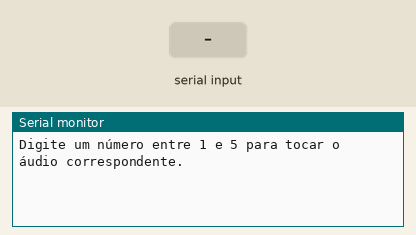
Simulated run of this sketch. Board: ESP32. Shown: the last lines printed to the serial monitor. The inputs (shaded band) are chosen by the test bench. Storage starts empty.

Above: at 1.2 s.
1.3 s: "90,45\n" received over Serial
At 3.0 s:
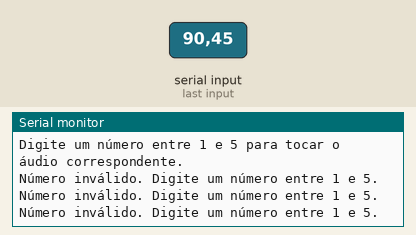
3.8 s: "5\n" received over Serial
At 4.6 s:
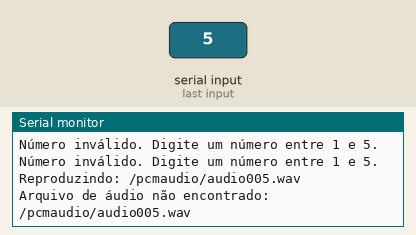

Measured:
- after the input at 1.3 s, the serial monitor: prints a new line at once (image 1)
- after the input at 3.8 s, the serial monitor: prints a new line at once (image 2)

The sketch:

esp32_SDAUDIO_Entdata.ino
```cpp
#include <SD.h>
#include <SPI.h>
#include <driver/dac.h> // Usar driver DAC padrão do ESP32

#define SD_CS_PIN    5          // Pino CS do SD card
#define SAMPLE_RATE  22050       // Taxa de amostragem de 22050 Hz
#define BUFFER_SIZE  512         // Tamanho do buffer para leitura
#define TOTAL_AUDIOS 5           // Total de arquivos de áudio

void playAudio(const char* audioFileName);

void setup() {
  Serial.begin(115200);

  // Inicializa o SD card
  if (!SD.begin(SD_CS_PIN)) {
    Serial.println("Erro ao inicializar o SD card!");
    while (true);
  }

  // Configura o DAC no GPIO 25 (canal DAC1)
  dac_output_enable(DAC_CHANNEL_1);

  Serial.println("Digite um número entre 1 e 5 para tocar o áudio correspondente.");
}

void loop() {
  // Verifica se há dados disponíveis no Serial Monitor
  if (Serial.available() > 0) {
    int audioNum = Serial.parseInt(); // Lê o número digitado no Serial Monitor

    // Verifica se o número está dentro do intervalo permitido
    if (audioNum >= 1 && audioNum <= TOTAL_AUDIOS) {
      // Gerar o nome do arquivo de áudio dinamicamente (audio001.wav, audio002.wav, etc.)
      char audioFileName[30];
      sprintf(audioFileName, "/pcmaudio/audio00%d.wav", audioNum);

      // Reproduzir o arquivo de áudio
      playAudio(audioFileName);
    } else {
      Serial.println("Número inválido. Digite um número entre 1 e 5.");
    }
  }
}

// Função para reproduzir o arquivo de áudio
void playAudio(const char* audioFileName) {
  Serial.print("Reproduzindo: ");
  Serial.println(audioFileName);

  // Verifica se o arquivo de áudio existe
  if (!SD.exists(audioFileName)) {
    Serial.print("Arquivo de áudio não encontrado: ");
    Serial.println(audioFileName);
    return;
  }

  // Abre o arquivo de áudio
  File audioFile = SD.open(audioFileName);
  if (!audioFile) {
    Serial.print("Erro ao abrir o arquivo de áudio: ");
    Serial.println(audioFileName);
    return;
  }

  uint8_t buffer[BUFFER_SIZE];
  size_t bytesRead;

  // Transmitir dados PCM para o DAC
  while (audioFile.available()) {
    bytesRead = audioFile.read(buffer, sizeof(buffer));  // Ler blocos do arquivo PCM
    for (size_t i = 0; i < bytesRead; i++) {
      dac_output_voltage(DAC_CHANNEL_1, buffer[i]);  // Envia os dados PCM para o DAC
      delayMicroseconds(45);  // Ajusta a taxa de amostragem para 22050 Hz
    }
  }

  // Fecha o arquivo após a reprodução
  audioFile.close();
  Serial.print("Reprodução de ");
  Serial.print(audioFileName);
  Serial.println(" concluída.");
}
```
